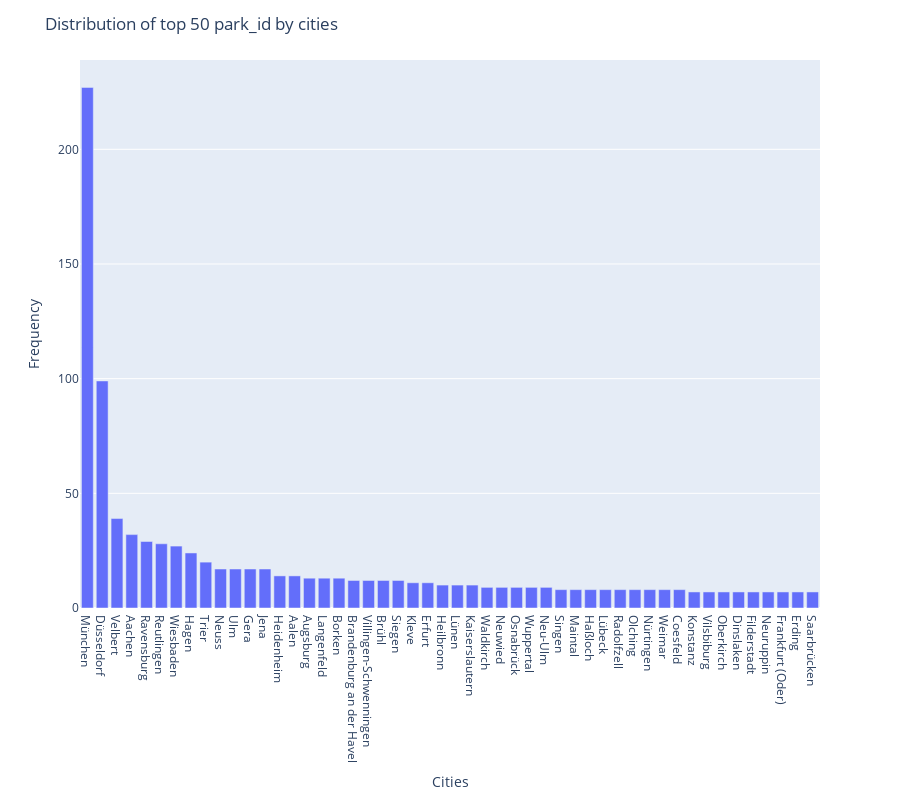

The notebook cell saved with this chart:
### Code cell
def cities_number_of_connector_id(n=5):
    e = d.copy()
    e = e[['evse_id','park_id','city']]
    e = e.drop_duplicates()
    f = e.groupby(['city']).count().sort_values(['park_id'],ascending=False)['park_id']

    fig = px.bar(x=f[:50].index,y=f[:50])
    fig.update_layout(
                height=800,
                title_text= 'Distribution of top 50 park_id by cities',
                xaxis_title="Cities",
                yaxis_title="Frequency"
            )
    fig.show()
    return f

f = cities_number_of_connector_id()
print(f)

### Figure 1 — Plotly figure (JSON) as saved in the notebook; plotly's stock layout.template omitted (floating-point values rounded to 4 significant figures)
{"data": [{"alignmentgroup": "True", "hovertemplate": "x=%{x}<br>y=%{y}<extra></extra>", "legendgroup": "", "marker": {"color": "#636efa", "pattern": {"shape": ""}}, "name": "", "offsetgroup": "", "orientation": "v", "showlegend": false, "textposition": "auto", "type": "bar", "x": ["München", "Düsseldorf", "Velbert", "Aachen", "Ravensburg", "Reutlingen", "Wiesbaden", "Hagen", "Trier", "Neuss", "Ulm", "Gera", "Jena", "Heidenheim", "Aalen", "Augsburg", "Langenfeld", "Borken", "Brandenburg an der Havel", "Villingen-Schwenningen", "Brühl", "Siegen", "Kleve", "Erfurt", "Heilbronn", "Lünen", "Kaiserslautern", "Waldkirch", "Neuwied", "Osnabrück", "Wuppertal", "Neu-Ulm", "Singen", "Maintal", "Haßloch", "Lübeck", "Radolfzell", "Olching", "Nürtingen", "Weimar", "Coesfeld", "Konstanz", "Vilsbiburg", "Oberkirch", "Dinslaken", "Filderstadt", "Neuruppin", "Frankfurt (Oder)", "Erding", "Saarbrücken"], "xaxis": "x", "y": [227, 99, 39, 32, 29, 28, 27, 24, 20, 17, 17, 17, 17, 14, 14, 13, 13, 13, 12, 12, 12, 12, 11, 11, 10, 10, 10, 9, 9, 9, 9, 9, 8, 8, 8, 8, 8, 8, 8, 8, 8, 7, 7, 7, 7, 7, 7, 7, 7, 7], "yaxis": "y"}], "layout": {"barmode": "relative", "height": 800, "legend": {"tracegroupgap": 0}, "margin": {"t": 60}, "title": {"text": "Distribution of top 50 park_id by cities"}, "xaxis": {"anchor": "y", "domain": [0, 1], "title": {"text": "Cities"}}, "yaxis": {"anchor": "x", "domain": [0, 1], "title": {"text": "Frequency"}}}}
